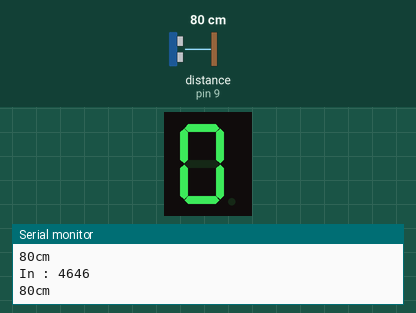
This sketch was run on a simulated Arduino Uno, built with avr-gcc and run on an emulated ATmega328P. Parts: 1-digit seven-segment display, the last lines printed to the serial monitor. Wiring (inferred from the names in the program): ultrasonic range finder: trigger pin 7; echo pin 9; 1-digit 7-segment display, segments lit when HIGH: segments pin 4, pin 5, pin 6, pin 10, pin 11, pin 12, pin 13. Inputs (shaded band) come from the test bench; at power-on: distance to the obstacle (sensor on pin 9) 80 cm. The echo pulse lasts 58.3 µs per cm; the segment pins are drawn as the display they are named for.

Above: at 1.3 s.
1.4 s: distance to the obstacle (sensor on pin 9) set to 2 cm
At 3.0 s:
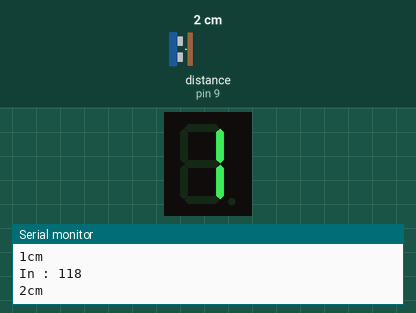
3.5 s: distance to the obstacle (sensor on pin 9) set to 18 cm
At 4.7 s:
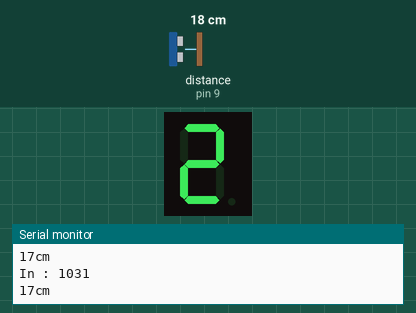
5.5 s: distance to the obstacle (sensor on pin 9) set to 35 cm
At 6.6 s:
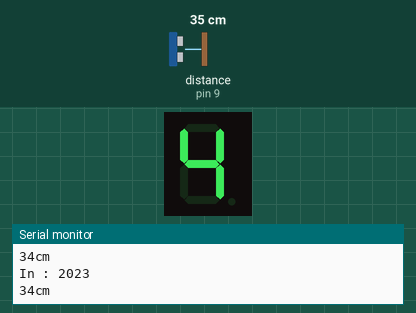
Timing chart, 0 to 8.5 s (numbered marks = the images above; inputs shaded):
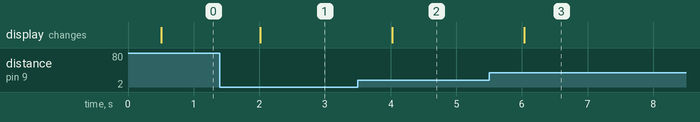

Measured:
- after the input at 1.4 s, the display: changes after 0.62 s (image 1)
- after the input at 3.5 s, the display: changes after 0.52 s (image 2)
- after the input at 5.5 s, the display: changes after 0.53 s (image 3)

The sketch:

uw_segment.ino
```cpp
#define TRIG 7
#define ECHO 9

// 4 ~6 : A~C, 10~13 : D~G
int SegmentPins[] = {4,5,6,10,11,12,13};
bool SegementNumbers[10][7] = {
  {true, true, true, true, true, true, false},
  {false, true, true, false, false, false, false},
  {true, true, false, true, true, false, true},
  {true, true, true, true, false, false, true},
  {false, true, true, false, false, true, true},
  {true, false, true, true, false, true, true},
  {true, true, true, true, true, false, true},
  {true, true, true, false, false, true, false},
  {true, true, true, true, true, true, true},
  {true, true, true, false, false, true, true}
};

void setup() {
  // Initial setup code.
  Serial.begin(9600); // Set serial port speed to 9600.
  pinMode(TRIG, OUTPUT);
  pinMode(ECHO, INPUT);

  for(int i; i< 7; i++){
    pinMode(SegmentPins[i], OUTPUT);
  }
}

void loop() {
  // Infinite loop.
  int cm = UltrasonicWave();
  delay(500);
  UW_Detect(cm);
}

int UltrasonicWave(){
  digitalWrite(TRIG, LOW);
  delayMicroseconds(2);
  digitalWrite(TRIG, HIGH);
  delayMicroseconds(10);
  digitalWrite(TRIG, LOW);
  long input = pulseIn(ECHO, HIGH);
  Serial.println((String) "In : " + input);
  int cm = input / 58.0;
  Serial.println((String) cm + "cm");
  return cm;
}

void UW_Detect(int cm){
  if (cm < 10){
    SegmentModify(1);
  } else if (cm < 20) {
    SegmentModify(2);
  } else if (cm < 30){
    SegmentModify(3);
  } else if (cm < 40){
    SegmentModify(4);
  } else if (cm < 50){
    SegmentModify(5);
  } else {
    SegmentModify(0);
  }
}

void SegmentModify(int number){
  if (number < 0 || number > 9){
    return;
  }
  for(int i; i < 7; i++){
    digitalWrite(SegmentPins[i], SegementNumbers[number][i] ? HIGH : LOW);
  }
}
```
